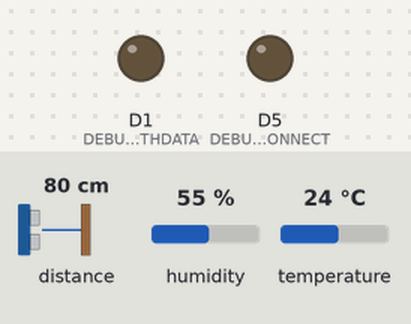
A sketch run on a simulated ESP8266 (NodeMCU). On the bench: output pins drawn as LEDs (lit = HIGH). Wiring (inferred from the names in the program): ultrasonic range finder: trigger D2; echo D3. The inputs (shaded band) are chosen by the test bench; at power-on: distance to the obstacle 80 cm, humidity 55 %, temperature 24 °C. The echo pulse lasts 58.3 µs per cm; WiFi joins after 1.5 s; servers stay silent unless stated; the local clock reads 2024-03-15 10:24:30 at power-on unless the sketch sets it; pins used as bus, display or sensor lines are not drawn; what the sketch prints to the serial monitor is not drawn.

Above: at 0.6 s.
At 2.7 s:
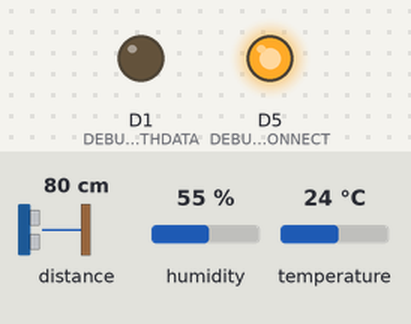
2.8 s: distance to the obstacle set to 2 cm
Timing chart, 0 to 5.8 s (numbered marks = the images above; inputs shaded):
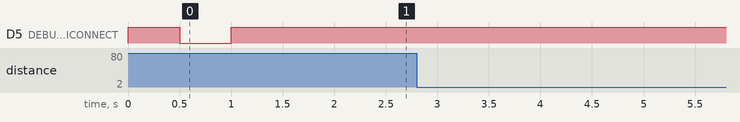

The sketch:

sketch_oct24a.ino
```cpp
#include <ESP8266WiFi.h>
#include <FirebaseArduino.h>
#include <DHT.h>
#include <time.h>

// Config Firebase
#define FIREBASE_HOST "sensorsdatabase.firebaseio.com"
#define FIREBASE_AUTH "7EWhWQ2OJGYD5o6Qzb8ei6XMIaIajEFoFUoVbFDl"

// Config connect WiFi
#define WIFI_SSID "Fuck OFF"
#define WIFI_PASSWORD "AAAAAAAA"

// Config DHT
#define DHTPIN D1
#define DHTTYPE DHT22

// LED Debug
#define DEBUG_WIFICONNECT 14
#define DEBUG_PUTHDATA 5

// Config time
int timezone = 7;
char ntp_server1[20] = "ntp.ku.ac.th";
char ntp_server2[20] = "fw.eng.ku.ac.th";
char ntp_server3[20] = "time.uni.net.th";

// Variables
int dst = 0;
const int pingPin = D2;
int inPin = D3;
String now = "";

// Variables Device data
String deviceName = "Device1";
String Location = "132,321";

DHT dht(DHTPIN, DHTTYPE);


void setup() {
  pinMode(DEBUG_WIFICONNECT, OUTPUT);
  pinMode(DEBUG_PUTHDATA, OUTPUT);

  Serial.begin(9600);

  WiFi.mode(WIFI_STA);
  // connect to wifi.
  WiFi.begin(WIFI_SSID, WIFI_PASSWORD);
  Serial.print("connecting");

  while (WiFi.status() != WL_CONNECTED) {
    Serial.print(".");
    digitalWrite(DEBUG_WIFICONNECT, !digitalRead(DEBUG_WIFICONNECT));
    delay(500);
  }
  digitalWrite(DEBUG_WIFICONNECT, HIGH);
  Serial.println();
  Serial.print("connected: ");
  Serial.println(WiFi.localIP());

  configTime(timezone * 3600, dst, ntp_server1, ntp_server2, ntp_server3);
  Serial.println("Waiting for time");
  while (!time(nullptr)) {
    Serial.println();
    delay(500);
  }
  Serial.println();
  Serial.println("Now: " + NowString());

  Firebase.begin(FIREBASE_HOST, FIREBASE_AUTH);

  Serial.begin(9600);
}

void loop() {
  long duration, cm;
  float h = dht.readHumidity();
  float t = dht.readTemperature();
  int stat;

      pinMode(pingPin, OUTPUT);
      digitalWrite(pingPin, LOW);
      delayMicroseconds(2);
      digitalWrite(pingPin, HIGH);
      delayMicroseconds(5);
      digitalWrite(pingPin, LOW);
      pinMode(inPin, INPUT);
      duration = pulseIn(inPin, HIGH);

  //Change Distance to Status
      cm = microsecondsToCentimeters(duration);
      if(cm < 10){
        stat = 1;
      }else{
        stat = 0;
      }

  //Check Variable to Serial Monitor
      Serial.println("--------------------------------");
      Serial.println("Get Data");
      Serial.println("--------------------------------");
      Serial.print("Distance : ");
      Serial.print(cm);
      Serial.println(" cm");
      Serial.print("Status : ");
      Serial.println(stat);
      Serial.print("Temperature : ");
      Serial.println(t);
      Serial.print("Humidity : ");
      Serial.println(h);
      Serial.print("Time : ");
      Serial.println(NowString());
      Serial.println("--------------------------------");
      delay(1000);

  //JSON Things
      StaticJsonBuffer<200> jsonBuffer;
      JsonObject& logs = jsonBuffer.createObject();
      JsonObject& logsdht = jsonBuffer.createObject();

      logs["Status"] = stat;
      logs["UP-Time"] = NowString();

      logsdht["Temperature"] = t;
      logsdht["Humidity"] = h;
      logsdht["UP-Time"] = NowString();

  digitalWrite(DEBUG_PUTHDATA, HIGH);

  //Get data from Firebase
      FirebaseObject data = Firebase.get(deviceName);
      float StatusDB = data.getFloat("/Status");
      Serial.print("Old Status : ");
      Serial.println(StatusDB);
      Serial.print("New Status : ");
      Serial.println(stat);

  // append a new value to /...
      if(StatusDB != stat){
        Serial.println("WARNING! - Status has changed AED not Avialable");
        Firebase.push(deviceName+"/LOG", logs);
        Serial.println("pushed: /"+deviceName+"/LOG/Status");
        Firebase.set(deviceName+"/Temperature", t);
        Firebase.set(deviceName+"/Humidity", h);
        Firebase.set(deviceName+"/Status", stat);
      }
      else if(t > 50 || h > 100){
        Serial.println("WARNING! - Temperature or Humidity was not in the aspect. Please check the Cabinet");
        Firebase.push(deviceName+"/LOG", logsdht);
        Serial.println("pushed: /"+deviceName+"/LOG/Temp-Humi");
        Firebase.set(deviceName+"/Temperature", t);
        Firebase.set(deviceName+"/Humidity", h);
        Firebase.set(deviceName+"/Status", stat);
      }
      else{
        Firebase.set(deviceName+"/Temperature", t);
        Firebase.set(deviceName+"/Humidity", h);
        Firebase.set(deviceName+"/Status", stat);
      }

  // handle error
      if (Firebase.failed()) {
          Serial.print("pushing /"+deviceName+" failed:");
          Serial.println(Firebase.error());
          return;
      }

  //Serial Monitor LOG
      Serial.println("--------------------------------");
      Serial.println("Set Data");
      Serial.println("--------------------------------");
      Serial.println("Set: /"+deviceName+"/Distance");
      Serial.println("Set: /"+deviceName+"/Status");
      Serial.println("Set: /"+deviceName+"/Temperature");
      Serial.println("Set: /"+deviceName+"/Humidity");
      Serial.println();
      Serial.println("Successful!!!");
      Serial.println("--------------------------------");
      Serial.println();
      Serial.println();
      delay(2000);
      digitalWrite(DEBUG_PUTHDATA, LOW);
      delay(5000);
 }

String NowString() {
  time_t now = time(nullptr);
  struct tm* newtime = localtime(&now);

  String tmpNow = "";
  tmpNow += String(newtime->tm_hour);
  tmpNow += ":";
  tmpNow += String(newtime->tm_min);
  tmpNow += ":";
  tmpNow += String(newtime->tm_sec);
  return tmpNow;
}

long microsecondsToCentimeters(long microseconds)
    {
      // The speed of sound is 340 m/s or 29 microseconds per centimeter.
      // The ping travels out and back, so to find the distance of the
      // object we take half of the distance travelled.
      return microseconds / 29 / 2;
    }
```

Measured:
- after the input at 2.8 s, every drawn part: stays the same
